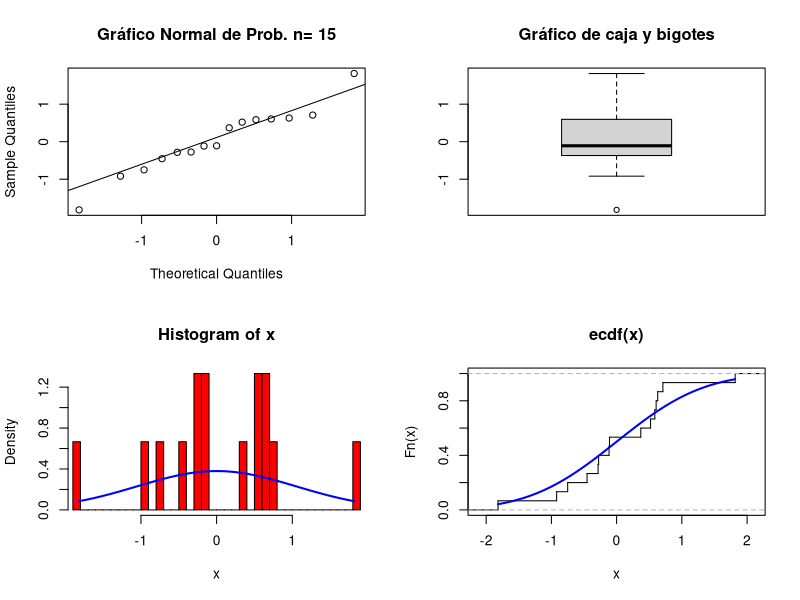
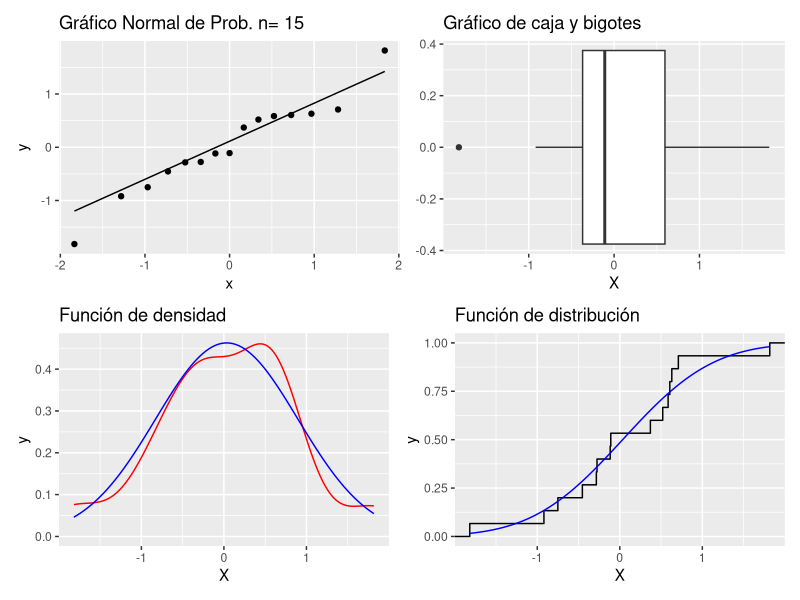
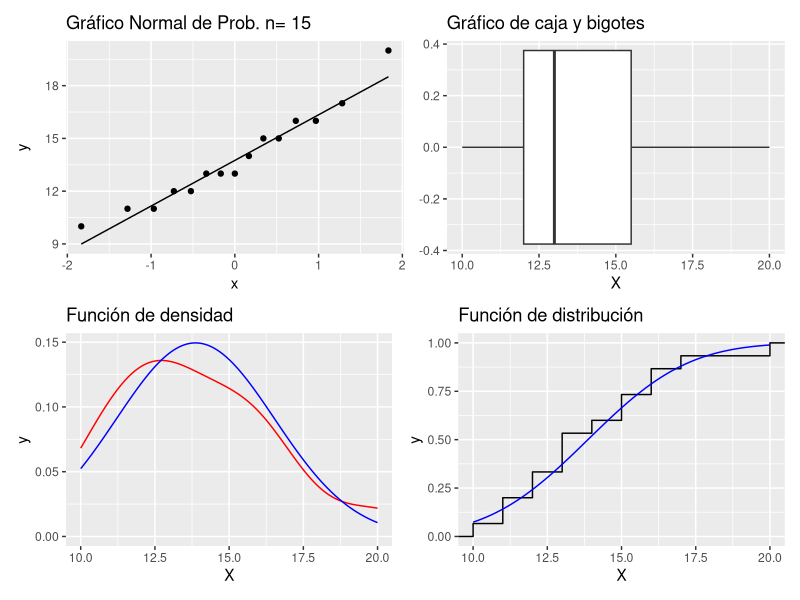
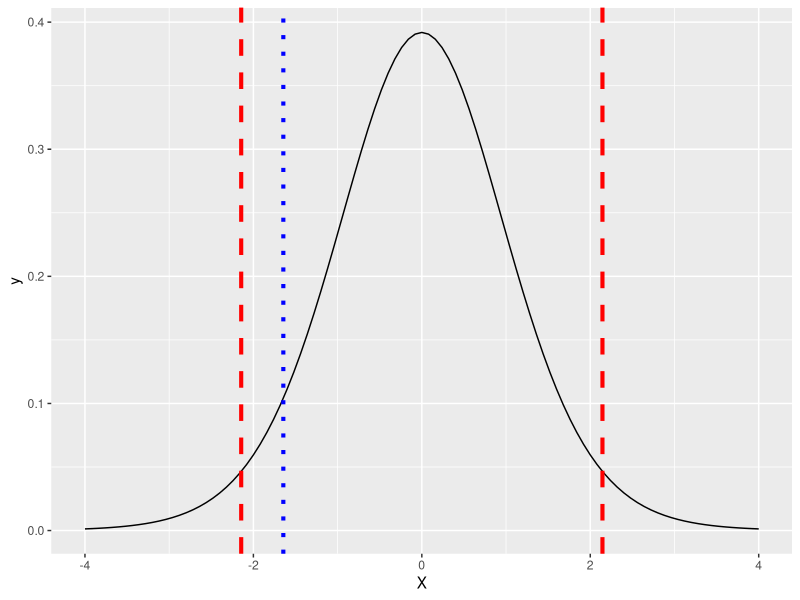
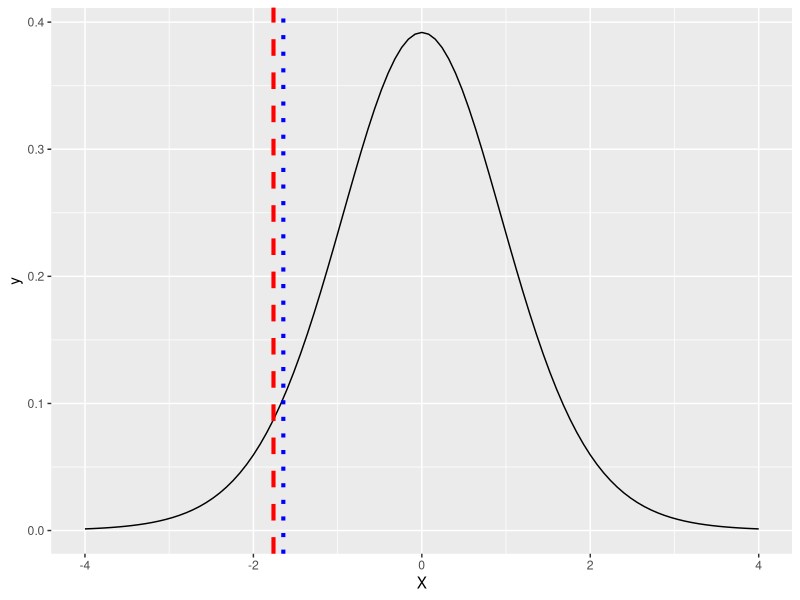
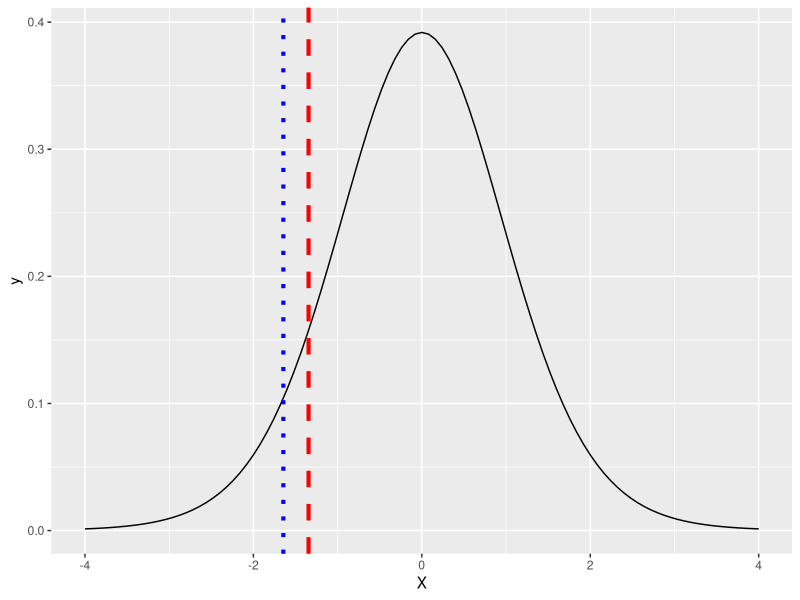
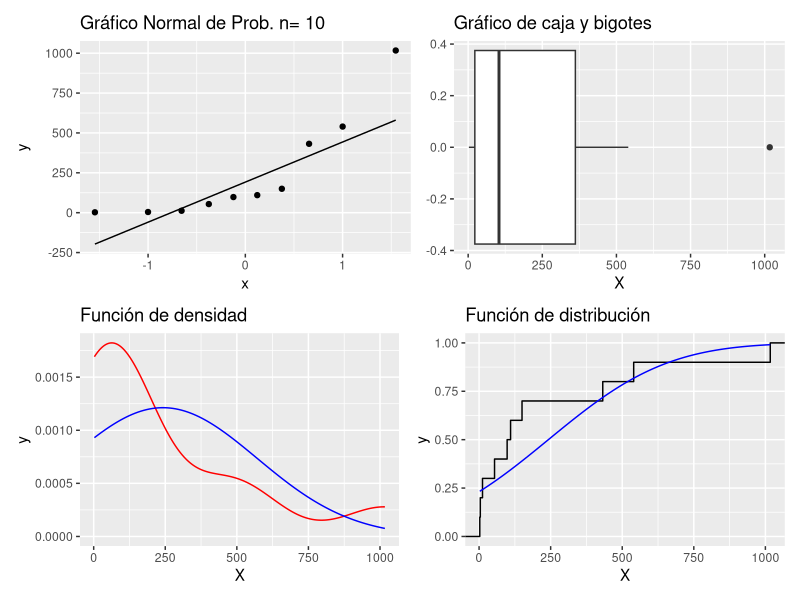
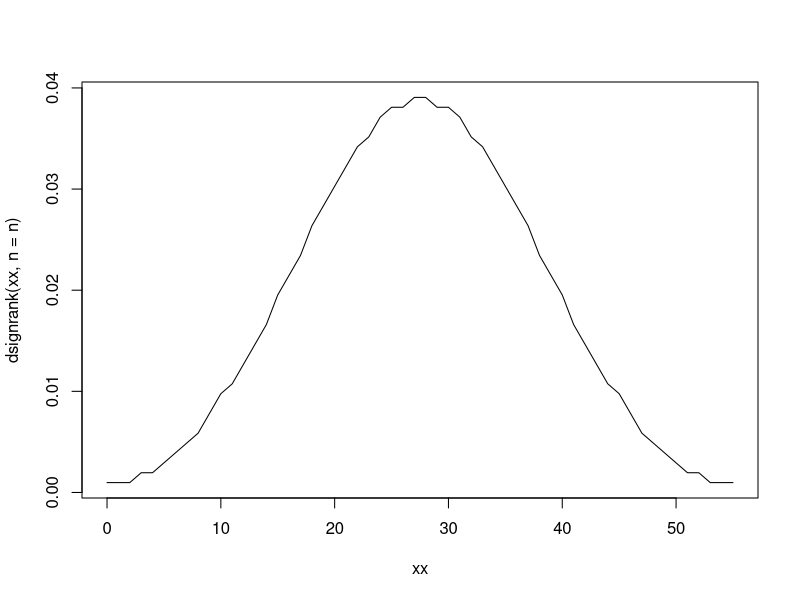

R code for these plots, in order:
## ---- chunk 1
knitr::opts_chunk$set(echo = TRUE, 
                      message = FALSE, 
                      warning = FALSE, 
                      fig.align = "center",
                      out.width="60%")
library(tidyverse)
library(kableExtra)
## ---- chunk 2
set.seed(12345)
x=rnorm(15,0,1)
x
## ---- chunk 3
shapiro.test(x)
## ---- chunk 4
ananor<-function(x)
{
        par(mfrow=c(2,2))
        n<-length(x)
        qqnorm(x,main=paste("Gráfico Normal de Prob. n=",n))
        qqline(x)
        boxplot(x,main="Gráfico de caja y bigotes")
        hist(x,col="red",xlim=c(min(x),max(x)),br=30,freq=FALSE)
        curve(dnorm(x,mean(x),sd(x)),min(x),max(x),1000,col="blue",
              add=TRUE,lwd=2)
        plot(ecdf(x), do.points=FALSE, verticals=TRUE)
        curve(pnorm(x,mean(x),sd(x)),min(x),max(x),1000,col="blue",
              add=TRUE,lwd=2)
        par(mfrow=c(1,1))
        shapiro.test(x)
}
## ---- chunk 5
ananor(x)
## ---- chunk 6
library(patchwork)
ananor_tidy<-function(x)
{
        n<-length(x)
        datos = data.frame(X = x)
        p1 = ggplot(datos, aes(sample = X)) +
                geom_qq() +
                geom_qq_line() +
                labs(
                        title = paste("Gráfico Normal de Prob. n=",n)
                )
        p2 = ggplot(datos, aes(x = X)) +
                geom_boxplot() +
                labs(
                        title = "Gráfico de caja y bigotes"
                )
        p3 = ggplot(datos, aes(x = X)) +
                #geom_histogram(aes(y = ..density..), fill = "red",col="black", bins = 30) +
                geom_density(col="red") +
                xlim(min(datos$X),max(datos$X)) +
                stat_function(aes(x=seq(min(X),max(X),length = length(X))),
                              fun = dnorm, args = list(mean = mean(datos$X),
                                                       sd = sd(datos$X)),color = "blue") +
                labs(
                        title = "Función de densidad"
                )
        p4 = ggplot(datos, aes(x = X)) +
                stat_ecdf(geom = "step") +
                xlim(min(datos$X),max(datos$X)) +
                stat_function(aes(x=seq(min(X),max(X),length = length(X))),
                              fun = pnorm, args = list(mean = mean(datos$X),
                                                       sd = sd(datos$X)),color = "blue") +
                labs(
                        title = "Función de distribución"
                )
        print(shapiro.test(x))
        
        (p1 | p2) / (p3 | p4)
        
}
## ---- chunk 7
ananor_tidy(x)
## ---- chunk 8
library(fBasics)
## ---- chunk 9
ksnormTest(x)
## ---- chunk 10
shapiroTest(x)
## ---- chunk 11
jarqueberaTest(x)
## ---- chunk 12
library(nortest)
ad.test(x) # Anderson Darling
## ---- chunk 13
cvm.test(x)
## ---- chunk 14
lillie.test(x)
## ---- chunk 15
x = c(17,12,15,16,15,11,12,13,20,16,14,13,11,10,13) 
#length(x)
## ---- chunk 16
ananor_tidy(x)
## ---- chunk 17
summary(x)
## ---- chunk 18
t.test(x)
## ---- chunk 19
t.test(x, mu=15)
# alternative="less"
# alternative="greater"
## ---- chunk 20
library(ggplot2)
funcion_g_dt_test=function(x,mu_=15){
#mu_=15
datos=data.frame(X=x)
resul=t.test(datos$X,mu=mu_)
  ggplot(datos,aes(x=X)) +
  stat_function(aes(x=seq(-4,4,length=length(X))),
                fun=dt,args = list(df=length(datos$X)-1),color="black")+
  geom_vline(aes(xintercept=resul$statistic),color="blue", 
             linetype="dotted",size=1.4)+
  geom_vline(aes(xintercept=qt(0.025,df=resul$parameter)),color="red", 
             linetype="dashed",size=1.4)+
  geom_vline(aes(xintercept=qt(0.975,df=resul$parameter)),color="red", 
             linetype="dashed",size=1.4)
}
## ---- chunk 21
funcion_g_dt_test(x,mu_ = 15)
## ---- chunk 22
func_g_dt_test_uni = function(x, 
                              mu_ = 15, 
                              alternativa = "less",
                              alpha = 0.05) {
#mu_ = 15
datos = data.frame(X = x)

if (!(alternativa %in% c("less","greater"))) {
#stop("alternativa Solamente puede tomar los valores: less o greater") 
warning("alternativa Solamente puede tomar los valores: less o greater") 
#message("alternativa Solamente puede tomar los valores: less o greater")
}
resul = t.test(datos$X,mu = mu_ ,alternative = alternativa) #str(resul)
p1 = ggplot(datos,aes(x = X)) +
stat_function(aes(x = seq(-4,4,length = length(X))),
fun = dt, args = list(df = length(datos$X)-1),
color = "black") +
geom_vline(aes(xintercept = resul$statistic),color = "blue",
linetype = "dotted",size = 1.4) 
if (alternativa=="less") {
  return( p1 +
geom_vline(aes(xintercept = qt(alpha,df = resul$parameter)),color = "red", linetype = "dashed",size = 1.4)
  ) 
  }
if (alternativa=="greater") { 
  return(
p1 +
geom_vline(aes(xintercept = qt(1-alpha,df = resul$parameter)),color = "red",linetype = "dashed",size = 1.4)
  )
  }
}
## ---- chunk 23
func_g_dt_test_uni(x,mu_ = 15)
## ---- chunk 24
func_g_dt_test_uni(x,mu_ = 15, alternativa = "two.sided")
## ---- chunk 25
func_g_dt_test_uni(x,mu_ = 15, alternativa = "less",alpha = 0.10)
## ---- chunk 26
x=c(110,12,2.5,98,1017,540,54,4.3,150,432)
ananor_tidy(x)
## ---- chunk 27
wilcox.test(x,conf.int = TRUE,mu=500)
## ---- chunk 28
#W+=suma(rangos(|Xi|),xi>0)
# H0 = mu=0
mu_=500
rangos=rank(abs(x-mu_))
rangos[(x-mu_) >0]
(est.w=sum(rangos[(x-mu_) >0]))
## ---- chunk 29
#dsignrank()
n=length(x)
xx=seq(0,n*(n+1)/2,1)
plot(xx,dsignrank(xx,n=n),type="l")
## ---- chunk 30
# E[W+]
# Un estiamdor sería:
sum(xx*dsignrank(xx,n=n))
## ---- chunk 31
n*(n+1)/4
## ---- chunk 32
sum(xx^2*dsignrank(xx,n=n))-(n*(n+1)/4)^2
## ---- chunk 33
n*(n+1)*(2*n+1)/24
## ---- chunk 34
binom.test(c(682,243),p=3/4)
## ---- chunk 35
n=682+243
pg=682/n
Z=(pg-(3/4))/sqrt(0.75*(1-0.75)/n)
Z^2
## ---- chunk 36
E0 = n*(1/4)
E1 = n*(3/4)
Ob0 = 243
Ob1 = 682
((E0-Ob0)^2)/E0 + ((E1-Ob1)^2)/E1
## ---- chunk 37
prop.test(x=682,n=682+243,p=3/4)
## ---- chunk 38
((abs(E0-Ob0)-0.5)^2)/E0 + ((abs(E1-Ob1)-0.5)^2)/E1
## ---- chunk 39
prop.test(35,80,p=0.8,alternative = "less",conf.level = 0.95)
